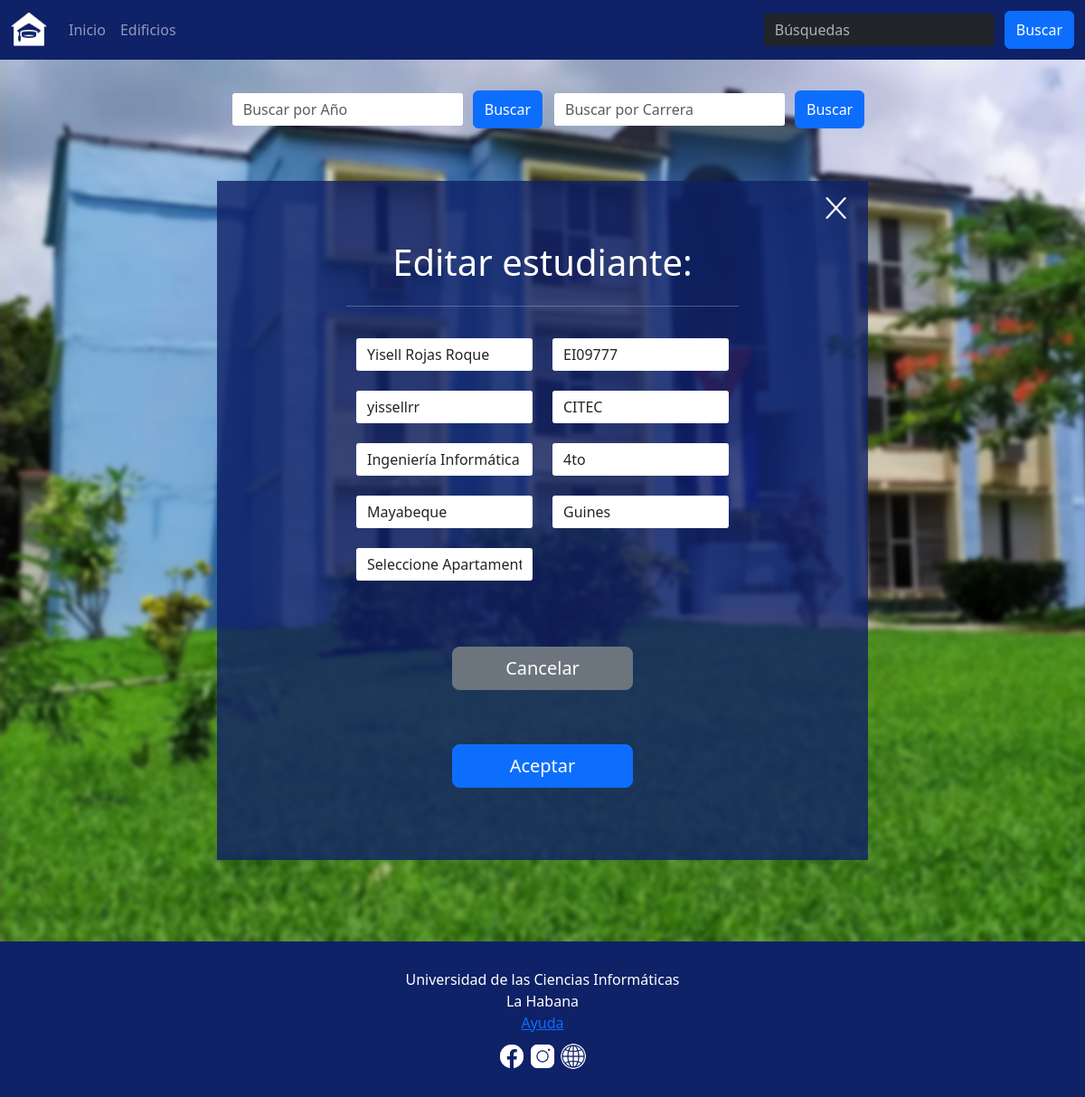
/inicio/editar_estudiantes/EI09777/, run on the app's committed database.
### Vicedecana/models.py (models this page shows, shortened)
class Estudiantes(models.Model):
    full_name = models.CharField(max_length=255)
    usuario = models.CharField(max_length=255)
    id = models.CharField(max_length=255, primary_key=True)  # Si 'id' es único, está bien como primary_key
    carrera = models.CharField(max_length=255)
    facultad = models.CharField(max_length=255)
    grade = models.IntegerField()
    province = models.CharField(max_length=255)
    municipio = models.CharField(max_length=255)
    apartamento = models.ForeignKey(Apartamento, on_delete=models.SET_NULL, null=True, blank=True)
    class Meta:
        verbose_name = 'Estudiante'
        verbose_name_plural = 'Estudiantes'

### Vicedecana/views.py (the view)
# urls.py: path('editar_estudiantes/<str:id>/', views.editar_estudiantes, name='editar_estudiantes'),  # ID del estudiante como cadena
def editar_estudiantes(request, id):
    estudiante = get_object_or_404(Estudiantes, pk=id)
    if request.method == 'POST':
        form = EstudianteForm(request.POST, instance=estudiante)
        if form.is_valid():
            form.save()
            messages.success(request, "Estudiante actualizado correctamente.")
            return redirect('mostrar_estudiantes', id=estudiante.id)  # El id debe ser una cadena
    else:
        form = EstudianteForm(instance=estudiante)
    return render(request, "editarEstudiante.html", {'form': form})

### Vicedecana/templates/editarEstudiante.html (shortened to what this page needs)
{% extends "base.html" %}
{% load widget_tweaks %}
{% load static %}
{% block content %}
<div class="buscadores">
    <form class="d-flex" role="search">
        <input class="form-control me-2 search" type="search" placeholder="Buscar por Año" aria-label="Search">
        <button class="btn btn-primary ano" type="submit">Buscar</button>
    </form>
    <form class="d-flex" role="search">
        <input class="form-control me-2 search" type="search" placeholder="Buscar por Carrera" aria-label="Search">
        <button class="btn btn-primary carrera" type="submit">Buscar</button>
    </form>
</div>
<div class="blue" style="margin: 200px auto 90px;">
    <a href="{% url 'listado_estudiantes' %}">
        <img class="cruz" src="{% static 'img/icons9x-100 (1).png'%}" alt="">
    </a>
    <form id="formulario" class="registro-estudiante row g-3 needs-validation" method="POST" novalidate>
        <h1 class="display-3 encabezados">Editar estudiante:</h1>
        <hr>
        <div class="col-md-6">
            {{ form.full_name|add_class:"form-control" }}
        </div>
        <div class="col-md-6">
            {{ form.id|add_class:"form-control" }}
        </div>
        <div class="col-md-6">
            {{ form.usuario|add_class:"form-control" }}
        </div>
        <div class="col-md-6">
            {{ form.facultad|add_class:"form-control" }}
        </div>
        <div class="col-md-6">
            {{ form.carrera|add_class:"form-control" }}
        </div>
        <div class="col-md-6">
            {{ form.grade|add_class:"form-control" }}
        </div>
        <div class="col-md-6">
            {{ form.province|add_class:"form-control" }}
        </div>
        <div class="col-md-6">
            {{ form.municipio|add_class:"form-control" }}
        </div>
        <div class="col-md-6">
            {{ form.apartamento|add_class:"form-control" }}
        </div>
        <div class="boton-container">
            <a class="links" href="{% url 'listado_estudiantes' %}">
                <button type="button" class="btn btn-secondary btn-lg botones">Cancelar</button>
            </a>
            <button type="submit" class="btn btn-primary btn-lg botones">Aceptar</button>
        </div>
    </form>
</div>
{% endblock %}

### static/style.css (style rules this page uses)
body { position: relative; background-image: url(img/residenciaa.jpg); background-size: cover; background-repeat: no-repeat; margin: 0; }
.blue { background-color: #0f2167CC; width: 60%; color: white; padding: 50px 50px; text-align: center; justify-content: center; margin: 15% auto 11%; }
.buscadores { display: flex; justify-content: center; margin-top: 50px; margin-left: 10px; top: 50px; position: fixed; width: 100%; z-index: 2; }
.ano, .carrera { margin-right: 10px; }
.botones { margin: 30px; width: 200px; }
.encabezados { font-size: 40px; text-align: center; }
.registro-estudiante { width: 70%; height: auto; margin-top: 0; }
.links { text-decoration: none; color: transparent; }
.cruz { position: absolute; top: 0; right: 20%; width: 40px; height: 30px; margin: 15px; }
.form-control { border: 3px solid transparent; transition: all 500ms !important; }
.boton-container { margin-top: 40px; }
.blue, .blue2 { overflow: hidden; }
#formulario { animation: precarga 1s forwards; }
.boton-container { width: 100%; }
.blue { display: flex; justify-content: center; }

### data on the page
Estudiantes: full_name "Yisell Rojas Roque", id "EI09777", usuario "yissellrr", facultad "CITEC", carrera "Ingeniería Informática (ICI)", grade "4to", province "Mayabeque", municipio "Guines", apartamento "Seleccione Apartamento"
